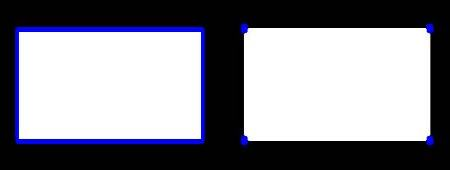
#> input picture LAB/Lab_10/test.jpg, 450 x 170 px, given in place of the camera
$ jupyter execute --allow-errors LAB3.ipynb   (text cells are left out)
#> lines starting #> are read from the running program, lines starting #| are printed output that depends on the picture; after the words box and inside, x2 and y2 are one past the last pixel; in counts of white or black regions, pixels touching at a corner belong together
[cell 1]
import os
import platform
print("=" * 100)
print("OS Name:", os.name)
print("System:", platform.system())
print("Release:", platform.release())
print("Machine:", platform.machine())
print("Processor:", platform.processor())
print("Platform:", platform.platform())

print("\nEnvironment Variables (sample):")
for key, value in list(os.environ.items())[:15]:
    print(f"{key} = {value}")

[cell 2]
platform.python_version()

[cell 3]
import cv2
flags = [i for i in dir(cv2) if i.startswith('COLOR_')]
print(flags)

[cell 4]
import cv2 as cv
import numpy as np

cap = cv.VideoCapture(0)

while(1):

    # Take each frame
    _, frame = cap.read()
#> frame is the input picture: shape (170, 450, 3); mean B, G, R 143.8, 135.4, 135.4

    # Convert BGR to HSV
    hsv = cv.cvtColor(frame, cv.COLOR_BGR2HSV)
#> hsv: shape (170, 450, 3); mean H, S, V 22.6, 40.9, 144.1

    # define range of blue color in HSV
    lower_blue = np.array([110,50,50])
    upper_blue = np.array([130,255,255])

    # Threshold the HSV image to get only blue colors
    mask = cv.inRange(hsv, lower_blue, upper_blue)
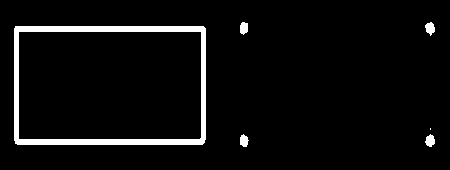
#> mask: shape (170, 450); 4.9% white; 6 white regions (1 under 20 px), largest, box (x1, y1, x2, y2) and area: (14, 26, 206, 145) 3356, (425, 22, 435, 36) 93, (425, 134, 435, 147) 91, (240, 22, 248, 35) 85, (240, 134, 249, 147) 85

    # Bitwise-AND mask and original image
    res = cv.bitwise_and(frame,frame, mask= mask)
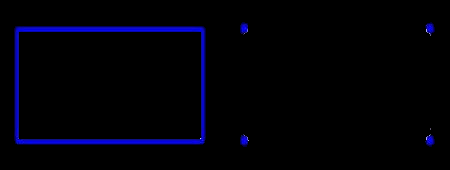
#> res: shape (170, 450, 3); mean B, G, R 8.2, 0.4, 0.4

    cv.imshow('frame',frame)
    cv.imshow('mask',mask)
    cv.imshow('res',res)
    k = cv.waitKey(5) & 0xFF
#> (key Esc is pressed here)
    if k == 27:
        break

cv.destroyAllWindows()
